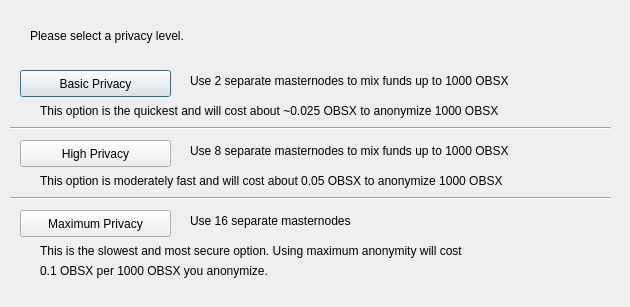
<?xml version="1.0" encoding="UTF-8"?>
<ui version="4.0">
 <class>DarksendConfig</class>
 <widget class="QDialog" name="DarksendConfig">
  <property name="geometry">
   <rect>
    <x>0</x>
    <y>0</y>
    <width>630</width>
    <height>307</height>
   </rect>
  </property>
  <property name="windowTitle">
   <string>Configure PrivateSend</string>
  </property>
  <widget class="QPushButton" name="buttonBasic">
   <property name="geometry">
    <rect>
     <x>20</x>
     <y>70</y>
     <width>151</width>
     <height>27</height>
    </rect>
   </property>
   <property name="text">
    <string>Basic Privacy</string>
   </property>
  </widget>
  <widget class="QPushButton" name="buttonHigh">
   <property name="geometry">
    <rect>
     <x>20</x>
     <y>140</y>
     <width>151</width>
     <height>27</height>
    </rect>
   </property>
   <property name="text">
    <string>High Privacy</string>
   </property>
  </widget>
  <widget class="QPushButton" name="buttonMax">
   <property name="geometry">
    <rect>
     <x>20</x>
     <y>210</y>
     <width>151</width>
     <height>27</height>
    </rect>
   </property>
   <property name="text">
    <string>Maximum Privacy</string>
   </property>
  </widget>
  <widget class="QLabel" name="label">
   <property name="geometry">
    <rect>
     <x>30</x>
     <y>20</y>
     <width>571</width>
     <height>31</height>
    </rect>
   </property>
   <property name="text">
    <string>Please select a privacy level.</string>
   </property>
  </widget>
  <widget class="QLabel" name="label_2">
   <property name="geometry">
    <rect>
     <x>190</x>
     <y>70</y>
     <width>421</width>
     <height>21</height>
    </rect>
   </property>
   <property name="text">
    <string>Use 2 separate masternodes to mix funds up to 1000 OBSX</string>
   </property>
  </widget>
  <widget class="QLabel" name="label_3">
   <property name="geometry">
    <rect>
     <x>190</x>
     <y>140</y>
     <width>411</width>
     <height>21</height>
    </rect>
   </property>
   <property name="text">
    <string>Use 8 separate masternodes to mix funds up to 1000 OBSX</string>
   </property>
  </widget>
  <widget class="QLabel" name="label_4">
   <property name="geometry">
    <rect>
     <x>190</x>
     <y>210</y>
     <width>421</width>
     <height>21</height>
    </rect>
   </property>
   <property name="text">
    <string>Use 16 separate masternodes</string>
   </property>
  </widget>
  <widget class="QLabel" name="label_6">
   <property name="geometry">
    <rect>
     <x>40</x>
     <y>100</y>
     <width>561</width>
     <height>21</height>
    </rect>
   </property>
   <property name="text">
    <string>This option is the quickest and will cost about ~0.025 OBSX to anonymize 1000 OBSX</string>
   </property>
  </widget>
  <widget class="QLabel" name="label_7">
   <property name="geometry">
    <rect>
     <x>40</x>
     <y>170</y>
     <width>561</width>
     <height>21</height>
    </rect>
   </property>
   <property name="text">
    <string>This option is moderately fast and will cost about 0.05 OBSX to anonymize 1000 OBSX</string>
   </property>
  </widget>
  <widget class="QLabel" name="label_8">
   <property name="geometry">
    <rect>
     <x>40</x>
     <y>240</y>
     <width>561</width>
     <height>21</height>
    </rect>
   </property>
   <property name="text">
    <string>This is the slowest and most secure option. Using maximum anonymity will cost</string>
   </property>
  </widget>
  <widget class="QLabel" name="label_9">
   <property name="geometry">
    <rect>
     <x>40</x>
     <y>260</y>
     <width>561</width>
     <height>21</height>
    </rect>
   </property>
   <property name="text">
    <string>0.1 OBSX per 1000 OBSX you anonymize.</string>
   </property>
  </widget>
  <widget class="Line" name="line">
   <property name="geometry">
    <rect>
     <x>10</x>
     <y>120</y>
     <width>601</width>
     <height>16</height>
    </rect>
   </property>
   <property name="orientation">
    <enum>Qt::Horizontal</enum>
   </property>
  </widget>
  <widget class="Line" name="line_2">
   <property name="geometry">
    <rect>
     <x>10</x>
     <y>190</y>
     <width>601</width>
     <height>16</height>
    </rect>
   </property>
   <property name="orientation">
    <enum>Qt::Horizontal</enum>
   </property>
  </widget>
 </widget>
 <resources/>
 <connections/>
</ui>
